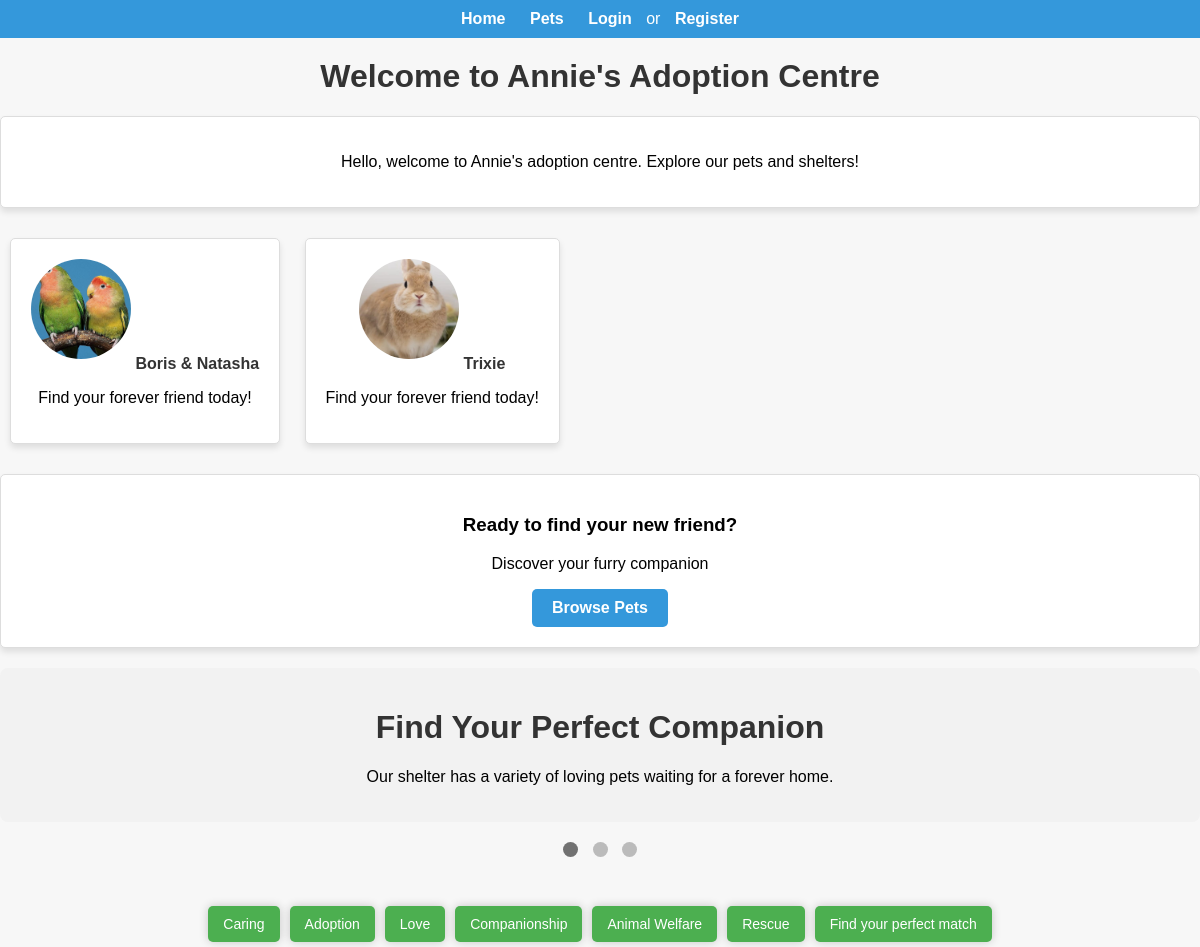
Before: / with the older database file.
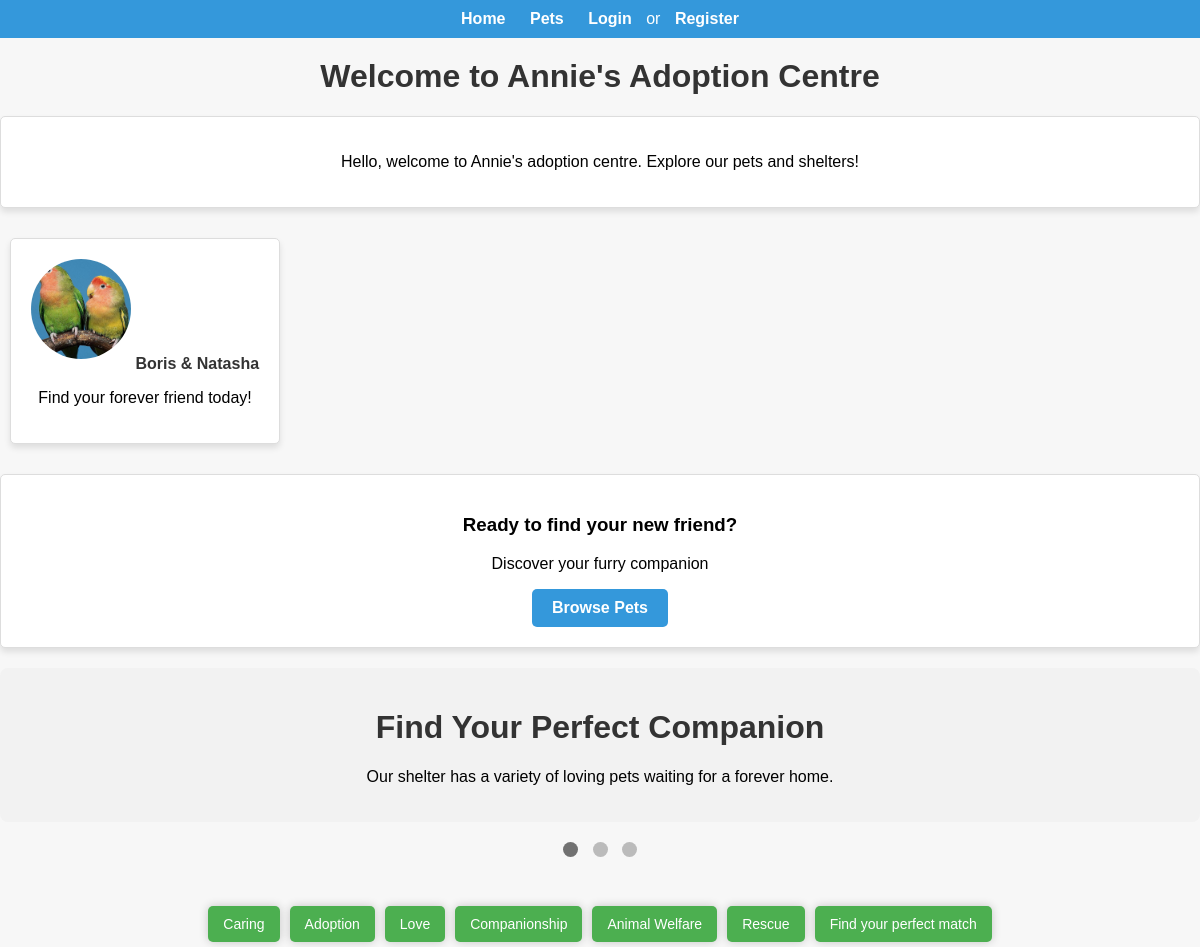
After: the same page with the newer database file.
### pets/models.py (models this page shows, shortened)
class Pet(models.Model):
    GENDER_CHOICES = [
        ('Male', 'Male'),
        ('Female', 'Female'),
        ('Unknown', 'Unknown'),
    ]
    name = models.CharField(max_length=100)
    species = models.CharField(max_length=50)
    breed = models.CharField(max_length=100)
    age = models.PositiveIntegerField()
    gender = models.CharField(max_length=10, choices=GENDER_CHOICES, default='Unknown')
    description = models.TextField(blank=True)
    image = models.ImageField(upload_to='pet_images/', blank=True)
    adoption_status = models.CharField(
        max_length=20,
        choices=[('Available', 'Available'), ('Pending', 'Pending'), ('Adopted', 'Adopted')],
        default='Available'
    )
    adoption_fee = models.DecimalField(max_digits=10, decimal_places=2)
    suburb = models.CharField(max_length=100, blank=True)
    state = models.CharField(max_length=50, blank=True)
    date_added = models.DateTimeField(auto_now_add=True)
    adopter = models.ForeignKey(User, on_delete=models.SET_NULL, null=True, blank=True)
    date_added = models.DateTimeField(auto_now_add=True)
    last_updated = models.DateTimeField(auto_now=True)

### users/views.py (the view)
# urls.py: 2. Add a URL to urlpatterns:  path('', views.home, name='home')
def home(request):
    pets = Pet.objects.filter(adoption_status='Available').order_by('-last_updated')[:6]
    return render(request, 'home.html',{ 'pets':pets})

### templates/home.html (shortened to what this page needs)
{% extends "base.html" %}
{% load static %}
{% block links %}
<link rel="stylesheet" type="text/css" href="{% static 'css/home.css' %}">
{% endblock %}
{% block content %}
<div class="welcome-message">
  <p>Hello, welcome to Annie's adoption centre. Explore our pets and shelters!</p>
</div>
<div>
  {% for pet in pets %}
    <div class="pet-card">
      <img src="{{ pet.image.url }}" alt="{{ pet.name }}" />
      <a href="{% url 'public_pet_detail' pet.id %}">{{ pet.name }}</a>
      <p>Find your forever friend today!</p>
    </div>
  {% endfor %}
</div>
<div class="welcome-message">
  <h3>Ready to find your new friend?</h3>
  <p>Discover your furry companion</p>
  <a class="btn" href="{% url 'public_pets_view' %}">Browse Pets</a>
</div>
<div class="slideshow-container">
  <div class="mySlides fade">
    <div class="card">
      <h1>Find Your Perfect Companion</h1>
      <p>Our shelter has a variety of loving pets waiting for a forever home.</p>
    </div>
  </div>
</div>
<div class="dot-container">
  <span class="dot" onclick="currentSlide(1)"></span>
  <span class="dot" onclick="currentSlide(2)"></span>
  <span class="dot" onclick="currentSlide(3)"></span>
</div>
<div class="random-words">
  <p>Caring</p>
  <p>Adoption</p>
  <p>Love</p>
  <p>Companionship</p>
  <p>Animal Welfare</p>
  <p>Rescue</p>
  <p>Find your perfect match</p>
</div>
{% endblock %}

Changed rows visible on the page:
removed Pet: image (picture), name "Trixie"
